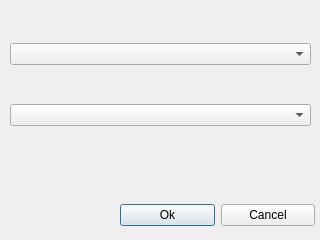
<?xml version="1.0" encoding="UTF-8"?>
<ui version="4.0">
 <class>GraphSetup</class>
 <widget class="QDialog" name="GraphSetup">
  <property name="geometry">
   <rect>
    <x>0</x>
    <y>0</y>
    <width>320</width>
    <height>240</height>
   </rect>
  </property>
  <property name="windowTitle">
   <string>Dialog</string>
  </property>
  <widget class="QWidget" name="layoutWidget">
   <property name="geometry">
    <rect>
     <x>120</x>
     <y>200</y>
     <width>195</width>
     <height>30</height>
    </rect>
   </property>
   <layout class="QHBoxLayout" name="horizontalLayout">
    <item>
     <widget class="QPushButton" name="button_ok">
      <property name="text">
       <string>Ok</string>
      </property>
     </widget>
    </item>
    <item>
     <widget class="QPushButton" name="button_cancel">
      <property name="text">
       <string>Cancel</string>
      </property>
     </widget>
    </item>
   </layout>
  </widget>
  <widget class="QWidget" name="layoutWidget">
   <property name="geometry">
    <rect>
     <x>10</x>
     <y>10</y>
     <width>301</width>
     <height>151</height>
    </rect>
   </property>
   <layout class="QVBoxLayout" name="verticalLayout">
    <item>
     <widget class="QComboBox" name="comboBox_name">
      <property name="currentText">
       <string/>
      </property>
     </widget>
    </item>
    <item>
     <widget class="QComboBox" name="comboBox_type"/>
    </item>
   </layout>
  </widget>
 </widget>
 <resources/>
 <connections/>
</ui>
